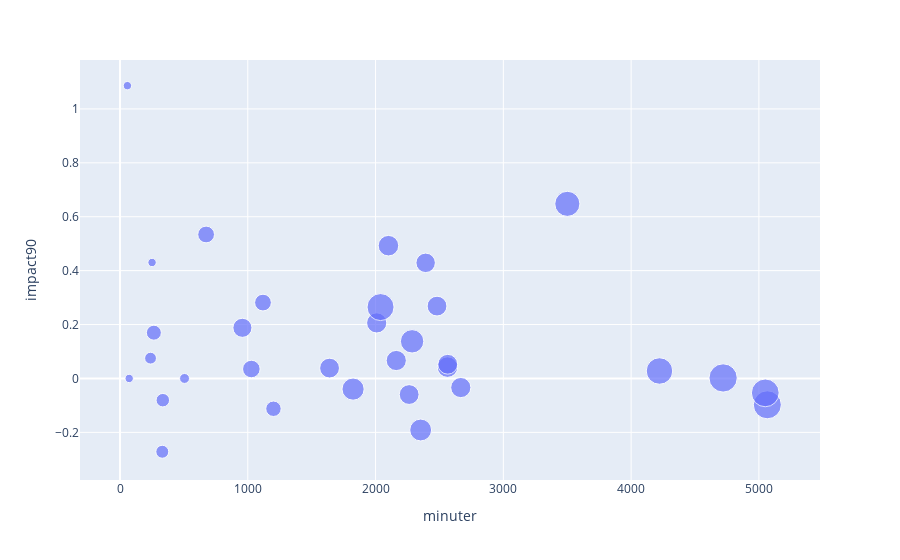

The code cell stored with this chart in its notebook:
### Markdown cell above
#### Graph 2: Impact vs minutes

### Code cell
fig = px.scatter(summary_stats, x = "minuter", y = "impact90", size = "matcher",
                 hover_name="name")

fig.show()

### Figure 1 — Plotly figure (JSON) as saved in the notebook; plotly's stock layout.template omitted (floating-point values rounded to 4 significant figures)
{"data": [{"hovertemplate": "<b>%{hovertext}</b><br><br>minuter=%{x}<br>impact90=%{y}<br>matcher=%{marker.size}<extra></extra>", "hovertext": ["Adil Titi", "Adrian Engdahl", "Albin Pihlström", "Alexander Zetterström", "Amar Muhsin", "André Bernardini", "Anton Lundin", "Cesar Weilid", "Christopher Redenstrand", "Eirik Asante Gayi", "Elias Markusson Kurula", "Emil Tot Wikström", "Emrik Eriksson", "Ferhan Abic", "Filip Sjöberg", "Filip Trpcevski", "Gustav Berggren", "Gustav Nordh", "Haris Brkic", "Henry Sletsjøe", "Ieltsin Jeronimo Semedo Camoes", "Jacob Stensson", "Johan Arvidsson", "Jonah Almquist", "Kevin Appiah Nyarko", "Lorik Konjuhi", "Malte Persson", "Marinus Larsen", "Marius Mörkfors", "Noah Åstrand John", "Noah Östberg", "Oliwer Stark", "Oskar Ågren", "Pontus Jonsson", "Samouil Izountouemoi", "Suren Hagop", "Teodor Wålemark", "Viktor Frodig", "Ömür Pektas"], "legendgroup": "", "marker": {"color": "#636efa", "size": [26, 7, 0, 56, 45, 0, 28, 50, 30, 5, 0, 39, 0, 16, 13, 28, 57, 30, 29, 28, 27, 34, 29, 0, 5, 17, 35, 20, 0, 22, 20, 5, 29, 52, 12, 0, 28, 55, 10], "sizemode": "area", "sizeref": 0.1425, "symbol": "circle"}, "mode": "markers", "name": "", "orientation": "v", "showlegend": false, "type": "scatter", "x": [958.0, 505.0, 0.0, 5066.0, 3501.0, 0.0, 1640.0, 4222.0, 2563.0, 72.0, 0.0, 2286.0, 0.0, 265.0, 335.0, 2481.0, 4720.0, 2101.0, 2162.0, 2565.0, 2392.0, 2353.0, 2009.0, 0.0, 251.0, 1201.0, 1824.0, 674.0, 0.0, 1028.0, 1119.0, 58.0, 2667.0, 2039.0, 331.0, 0.0, 2263.0, 5050.0, 239.0], "xaxis": "x", "y": [0.1879, 0.0, NaN, -0.09771, 0.6478, NaN, 0.03841, 0.02771, 0.04214, 0.0, NaN, 0.1378, NaN, 0.1698, -0.0806, 0.2684, 0.00191, 0.4926, 0.0666, 0.05263, 0.4289, -0.1913, 0.2061, NaN, 0.4303, -0.1124, -0.03947, 0.5341, NaN, 0.03502, 0.2815, 1.086, -0.03375, 0.2648, -0.2719, NaN, -0.05966, -0.05347, 0.07531], "yaxis": "y"}], "layout": {"legend": {"itemsizing": "constant", "tracegroupgap": 0}, "margin": {"t": 60}, "xaxis": {"anchor": "y", "domain": [0, 1], "title": {"text": "minuter"}}, "yaxis": {"anchor": "x", "domain": [0, 1], "title": {"text": "impact90"}}}}
